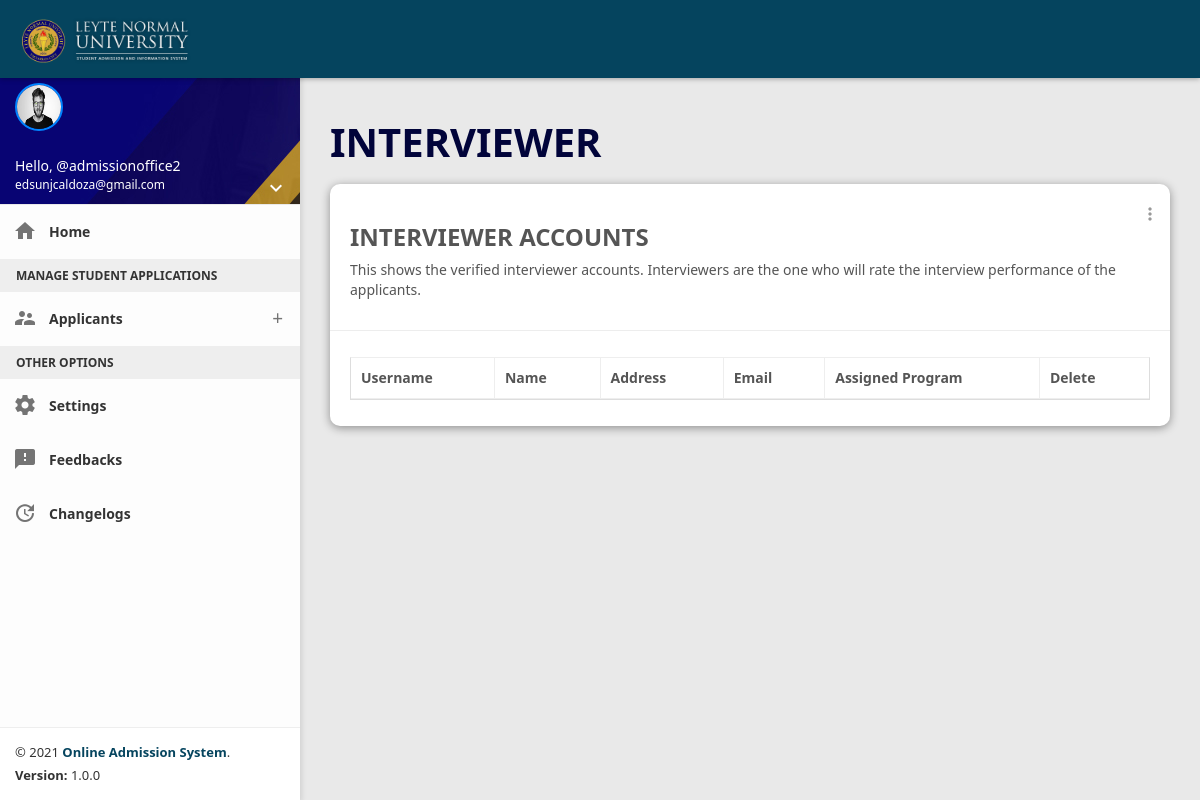
/staff/interviewer/account_interviewer.php (signed in), run on an earlier commit of the app's database.
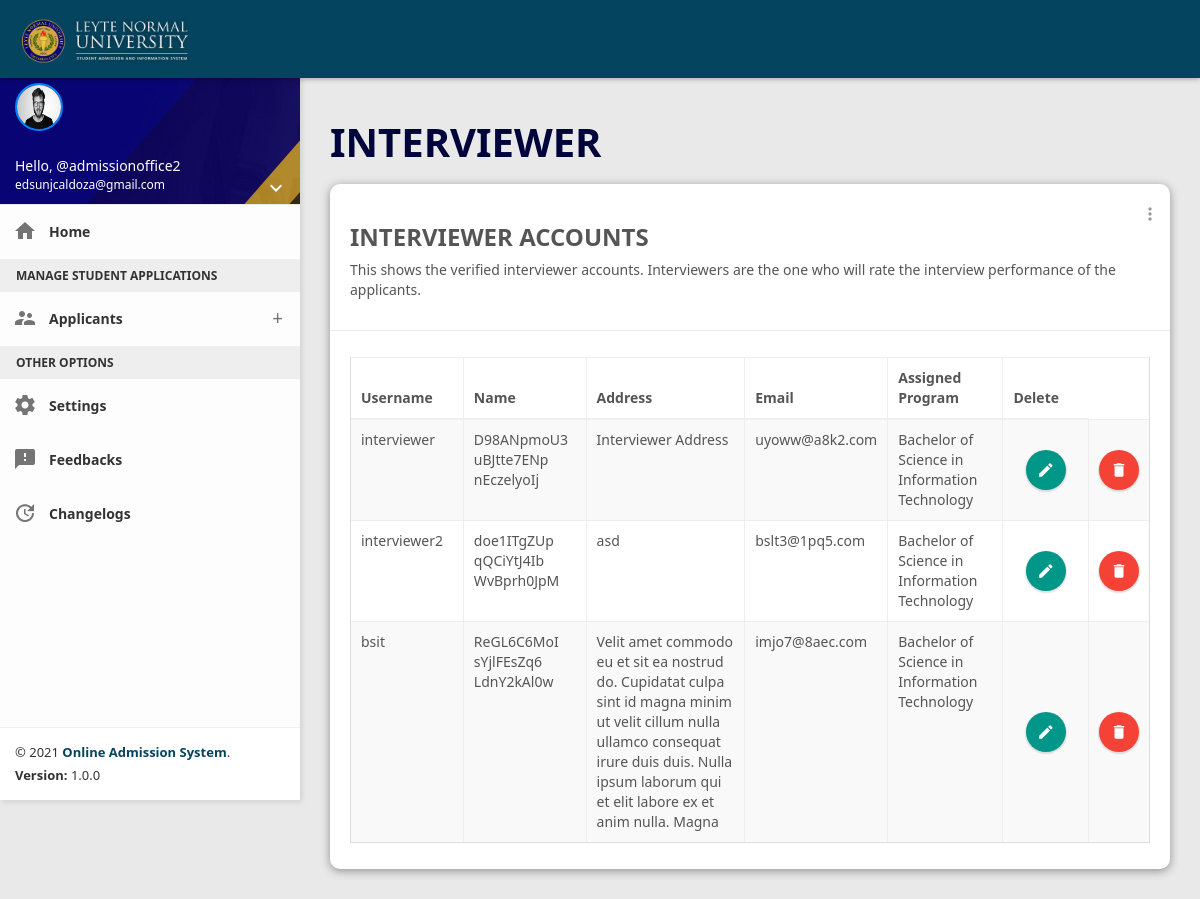
And on a later commit of the database.
### tables this page shows
CREATE TABLE `tbl_account_staff` (
  `id` int(11) NOT NULL,
  `staff_username` varchar(100) NOT NULL,
  `staff_password` varchar(100) NOT NULL,
  `staff_title` varchar(50) NOT NULL,
  `staff_first_name` varchar(50) NOT NULL,
  `staff_middle_name` varchar(50) NOT NULL,
  `staff_last_name` varchar(50) NOT NULL,
  `staff_address` varchar(200) NOT NULL,
  `staff_email` varchar(100) NOT NULL,
  `staff_profile_img` varchar(1000) NOT NULL,
  `staff_role` int(11) NOT NULL,
  `staff_unit` int(11) NOT NULL,
  `staff_program` int(11) NOT NULL
);

CREATE TABLE `tbl_course` (
  `id` int(11) NOT NULL,
  `course_name` varchar(100) NOT NULL,
  `course_acronym` varchar(50) NOT NULL,
  `unit_id` int(11) NOT NULL
);

### staff/interviewer/includes/session.php (called while the page is built, shortened)
<?php
    $activePage = basename($_SERVER['PHP_SELF'], ".php");
?>

### staff/interviewer/account_interviewer.php (the view, shortened to what this page needs)
<?php
    include 'includes/session.php';
    include 'includes/header.php';
    ?>
    <?php
    include 'includes/topbar.php';
    include 'includes/left_sidebar.php';
?>
    <section class="content">
        <div class="container-fluid">
            <div class="block-header">
                <h1>INTERVIEWER</h1>
            </div>
            <div class="row clearfix">
                <div class="col-lg-12 col-md-12 col-sm-12 col-xs-12">
                    <div class="card">
                        <div class="header">
                            <h3>
                                INTERVIEWER ACCOUNTS
                            </h3>
                            <p>This shows the verified interviewer accounts.
                                Interviewers are the one who will rate the interview performance
                                of the applicants.
                            <ul class="header-dropdown m-r--5">
                                <li class="dropdown">
                                    <a href="javascript:void(0);" class="dropdown-toggle" data-toggle="dropdown" role="button" aria-haspopup="true" aria-expanded="false">
                                        <i class="material-icons">more_vert</i>
                                    </a>
                                </li>
                            </ul>
                        </div>
                        <div class="body">
                            <div class="table-responsive">
                                <table class="table table-bordered table-striped table-hover js-basic-example dataTable">
                                    <thead>
                                        <tr>
                                            <th>Username</th>
                                            <th>Name</th>
                                            <th>Address</th>
                                            <th>Email</th>
                                            <th>Assigned Program</th>
                                            <th>Delete</th>
                                        </tr>
                                    </thead>
                                    <tbody>
                                        <?php
                                            require 'be/database/db_pdo.php';
                                            $sql = $conn->prepare("SELECT *, tbl_account_staff.id FROM `tbl_account_staff`
                                            LEFT JOIN tbl_course ON tbl_course.id=tbl_account_staff.staff_program WHERE `staff_role` = '4'");
                                            $sql->execute();
                                            while($fetch = $sql->fetch()){
                                        ?>
                                        <tr>
                                            <td><?php echo $fetch['staff_username']?></td>
                                            <td><?php
                                                echo $fetch['staff_first_name'];
                                                echo $fetch['staff_middle_name'];
                                                echo $fetch['staff_last_name'];?>
                                            </td>
                                            <td><?php echo $fetch['staff_address']; ?></td>
                                            <td><?php echo $fetch['staff_email']; ?></td>
                                            <td><?php echo $fetch['course_name']; ?></td>
                                            <td style="text-align: center; width: 5%; vertical-align: middle;">
                                                <a class="btn bg-teal btn-circle waves-effect waves-circle waves-float" href="account_update.php?id=<?php echo $fetch['id']; ?>"><i class="material-icons">edit</i></a>
                                            </td>
                                            <td style="text-align: center; width: 5%; vertical-align: middle;">
                                                <button class="btn bg-red btn-circle waves-effect waves-circle waves-float" data-toggle="modal" data-target="#delete<?php echo $fetch['id']?>" id="btnDelete"><i class="material-icons">delete</i></button>
                                            </td>
                                        </tr>
                                        <?php
                                            }
                                        ?>
                                    </tbody>
                                </table>
                            </div>
                        </div>
                    </div>
                </div>
            </div>
        </div>
    </section>
</body>
</html>

### staff/interviewer/includes/header.php (shortened to what this page needs)
<!DOCTYPE html>
<html>
<head>
    <link href="../../plugins/bootstrap/css/bootstrap.css" rel="stylesheet">
    <link href="../../plugins/sweetalert2/sweetalert2.min.css" rel="stylesheet" />
    <link href="../../plugins/animate-css/animate.css" rel="stylesheet" />
    <link href="../../plugins/node-waves/waves.css" rel="stylesheet" />
    <link href="../../plugins/waitme/waitMe.css" rel="stylesheet" />
    <link href="../../css/style.css" rel="stylesheet">
    <link href="../../css/themes/theme-red.css" rel="stylesheet" />
    <link href="../../plugins/jquery-datatable/skin/bootstrap/css/dataTables.bootstrap.css" rel="stylesheet">
</head>

### staff/interviewer/includes/topbar.php (shortened to what this page needs)
<body class="theme-red">
   <nav class="navbar">
       <div class="container-fluid">
           <div class="navbar-header">
               <img src="../../images/navbar-logo.png" width="180" height="auto">
           </div>
       </div>
   </nav>

### staff/interviewer/includes/left_sidebar.php (shortened to what this page needs)
<aside id="leftsidebar" class="sidebar">
   <?php
        include 'includes/user.php';
   ?>
    <div class="menu">
        <ul class="list">
            <li class="<?= ($activePage == 'home') ? 'active': ''; ?>">
                <a href="home.php">
                    <i class="material-icons">home</i>
                    <span>Home</span>
                </a>
            </li>
            <li class="header">MANAGE STUDENT APPLICATIONS</li>
            <li class="<?= ($activePage == 'applicant' || $activePage == 'applicant_approved' || $activePage == 'applicant_pending' || $activePage == 'applicant_rejected' || $activePage =='applicant_review') ? 'active': ''; ?>">
                <a href="javascript:void(0);" class="menu-toggle">
                    <i class="material-icons">supervisor_account</i>
                    <span>Applicants</span>
                </a>
            </li>
            <li class="header">OTHER OPTIONS</li>
             <li>
                <a href="settings.php">
                    <i class="material-icons">settings</i>
                    <span>Settings</span>
                </a>
            </li>
            <li>
                <a href="changelog.php">
                    <i class="material-icons">feedback</i>
                    <span>Feedbacks</span>
                </a>
            </li>
            <li>
                <a href="changelog.php">
                    <i class="material-icons">update</i>
                    <span>Changelogs</span>
                </a>
            </li>
        </ul>
    </div>
    <div class="legal">
        <div class="copyright">
            &copy; 2021 <a href="javascript:void(0);">Online Admission System</a>.
        </div>
        <div class="version">
            <b>Version: </b> 1.0.0
        </div>
    </div>
</aside>

### staff/interviewer/includes/user.php (shortened to what this page needs)
<div class="user-info">
                    <?php
                        require 'be/database/db_pdo.php';
                        $staff_id = $_SESSION['staff_id'];
                        $sql = $conn->prepare("SELECT * FROM `tbl_account_staff` WHERE `id` = $staff_id");
                        $sql->execute();
                        $fetch = $sql->fetch();
                        $image = (!empty($fetch['staff_profile_img'])) ? '../../images/staff-img/'.$fetch['staff_profile_img'] : '../../images/staff-img/default.png';
                    ?>
                <div class="image">
                    <img src="<?php echo $image; ?>" style="border: 2px solid #0084FF;" width="48" height="48" alt="User" />
                </div>
                <div class="info-container">
                    <div class="name" data-toggle="dropdown" aria-haspopup="true" aria-expanded="false">Hello, @<?php echo $fetch['staff_username']; ?></div>
                    <div class="email"><?php echo $fetch['staff_email']; ?></div>
                    <div class="btn-group user-helper-dropdown">
                        <i class="material-icons" data-toggle="dropdown" aria-haspopup="true" aria-expanded="true">keyboard_arrow_down</i>
                    </div>
                </div>
            </div>

### css/themes/theme-red.css (style rules this page uses)
.theme-red .navbar { background-color: #05445e; }
.theme-red .sidebar .legal { background-color: #fff; }
.theme-red .sidebar .legal .copyright a { color: #05445e !important; }

What changed in the data, as far as the page shows it:
added tbl_account_staff: staff_username "interviewer", staff_first_name "D98ANpmoU3", staff_middle_name "uBJtte7ENp", staff_last_name "nEczelyoIj", staff_address "Interviewer Address", staff_email "uyoww@a8k2.com", tbl_course.course_name "Bachelor of Science in Information Technology"
added tbl_account_staff: staff_username "interviewer2", staff_first_name "doe1ITgZUp", staff_middle_name "qQCiYtJ4Ib", staff_last_name "WvBprh0JpM", staff_address "asd", staff_email "bslt3@1pq5.com", tbl_course.course_name "Bachelor of Science in Information Technology"
added tbl_account_staff: staff_username "bsit", staff_first_name "ReGL6C6MoI", staff_middle_name "sYjlFEsZq6", staff_last_name "LdnY2kAl0w", staff_address "Velit amet commodo eu et sit ea nostrud do. Cupidatat culpa sint id magna minim ut velit cillum nulla ullamco consequat irure duis duis. Nulla ipsum laborum qui et elit labore ex et anim nulla. Magna", staff_email "imjo7@8aec.com", tbl_course.course_name "Bachelor of Science in Information Technology"
